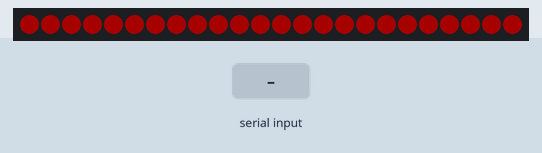
This sketch was run on a simulated Arduino Uno, built with avr-gcc and run on an emulated ATmega328P. Parts: 24 RGB LEDs in strip order, left to right. The inputs (shaded band) are chosen by the test bench. Dim RGB values are drawn brighter than linear; what the sketch prints to the serial monitor is not drawn.

Above: at 0.1 s.
At 0.9 s:
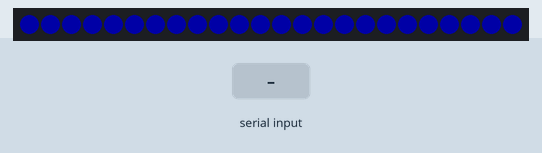
2.5 s: "CHASE\n" received over Serial
At 2.51 s:
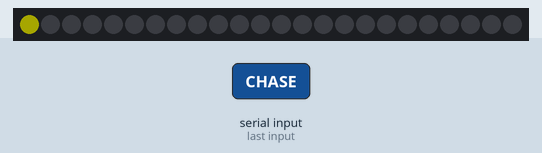
4.1 s: "EMOTION:90\n" received over Serial
5.6 s: "EMOTION:,45\n" received over Serial
Timing chart, 0 to 8.6 s (numbered marks = the images above; inputs shaded):
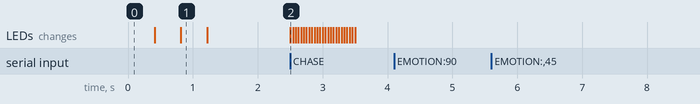

The sketch:

mood_actuator.ino
```cpp
#include <Adafruit_NeoPixel.h>

// Cable-only mode: no Wi-Fi. Control via USB Serial.

// --- LED Strip Configuration (WS2812B + Adafruit NeoPixel) ---
// If colors look wrong, change the order from NEO_GRB to NEO_RGB or NEO_BRG.
#define LED_PIN       15           // Data pin connected to DIN of the LED strip
#define NUM_LEDS      24           // Set to your strip length
#define BRIGHTNESS    40           // Default brightness (0-255); change at runtime with BRIGHT:<0-255>
#define NEO_ORDER     NEO_GRB      // NEO_GRB is typical for WS2812B

Adafruit_NeoPixel strip(NUM_LEDS, LED_PIN, NEO_ORDER + NEO_KHZ800);

// Track current color for smooth fades
struct RGB { uint8_t r; uint8_t g; uint8_t b; };
static RGB currentColor = {255, 255, 255}; // start white to match previous default

// Helper to print macro names as strings
#define STR_HELPER(x) #x
#define STR(x) STR_HELPER(x)

// --- Serial Protocol ---
// Host sends lines like: EMOTION:happy\n
// Valid emotions: happy, sad, angry, neutral, fear

// --- State Variables for Transitions ---
String currentMood = "neutral";
// Music is played on the host laptop. Only LEDs are controlled here.

// --- Helper Functions (NeoPixel) ---
static inline uint32_t Color(uint8_t r, uint8_t g, uint8_t b) { return strip.Color(r, g, b); }

void fillSolid(uint8_t r, uint8_t g, uint8_t b) {
  uint32_t c = Color(r, g, b);
  for (int i = 0; i < NUM_LEDS; i++) strip.setPixelColor(i, c);
}

// Smooth transition from currentColor to target over steps
void fadeToColor(uint8_t tr, uint8_t tg, uint8_t tb, uint16_t steps = 120, uint8_t msDelay = 4) {
  RGB start = currentColor;
  for (uint16_t i = 0; i <= steps; i++) {
    uint8_t r = (uint8_t)(start.r + (int32_t)(tr - start.r) * i / steps);
    uint8_t g = (uint8_t)(start.g + (int32_t)(tg - start.g) * i / steps);
    uint8_t b = (uint8_t)(start.b + (int32_t)(tb - start.b) * i / steps);
    fillSolid(r, g, b);
    strip.show();
    delay(msDelay);
  }
  currentColor = {tr, tg, tb};
}

// --- Music handling removed (played on laptop) ---

void bootTest() {
  // Quick power-on test: cycle primary colors to verify wiring
  fillSolid(255, 0, 0); strip.show(); delay(400);
  fillSolid(0, 255, 0); strip.show(); delay(400);
  fillSolid(0, 0, 255); strip.show(); delay(400);
  // End in black to avoid high inrush on white if using USB power only
  fillSolid(0, 0, 0); strip.show();
}

void setup() {
  Serial.begin(115200);
  // Initialize LED Strip (Adafruit NeoPixel)
  strip.begin();
  strip.setBrightness(BRIGHTNESS);
  fillSolid(currentColor.r, currentColor.g, currentColor.b);
  strip.show();
  Serial.println("READY");
  Serial.print("LIB=Adafruit_NeoPixel");
  Serial.print(", ORDER="); Serial.print(STR(NEO_ORDER));
  Serial.print(", PIN="); Serial.print(LED_PIN);
  Serial.print(", NUM_LEDS="); Serial.println(NUM_LEDS);
  Serial.print("BRIGHTNESS="); Serial.println(BRIGHTNESS);
  Serial.println("Send EMOTION:<happy|sad|angry|neutral|fear> or TEST or BRIGHT:<0-255>");

  bootTest();
}

void handleSerialCommand(const String &line) {
  String s = line;
  s.trim();
  if (!s.startsWith("EMOTION:")) return;
  String mood = s.substring(8);
  mood.trim();
  if (mood.length() == 0 || mood == currentMood) return;

  Serial.print("Changing mood to: ");
  Serial.println(mood);
  currentMood = mood;

  if (mood == "happy") {
    fadeToColor(255, 255, 0);
  } else if (mood == "sad") {
    fadeToColor(0, 0, 255);
  } else if (mood == "angry") {
    fadeToColor(255, 0, 0);
  } else if (mood == "neutral") {
    fadeToColor(255, 255, 255);
  } else if (mood == "fear") { // 'fear' is the proxy for 'stressed'
    fadeToColor(0, 255, 255);
  } else {
    Serial.println("Unknown emotion");
  }
}

void loop() {
  static String buf = "";
  while (Serial.available() > 0) {
    char c = (char)Serial.read();
    if (c == '\n' || c == '\r') {
      if (buf.length() > 0) {
        // Simple command router: EMOTION:..., TEST, CHASE, BRIGHT:<0-255>
        String cmd = buf;
        cmd.trim();
        if (cmd.equalsIgnoreCase("TEST")) {
          bootTest();
        } else if (cmd.equalsIgnoreCase("CHASE")) {
          // Low-power chase to count LEDs and verify data path
          uint8_t prev = BRIGHTNESS; // not readable; we dynamically lower then restore
          strip.setBrightness((prev < 60) ? prev : 60);
          for (int i = 0; i < NUM_LEDS; i++) {
            fillSolid(0, 0, 0);
            strip.setPixelColor(i, Color(255, 255, 0));
            strip.show();
            delay(40);
          }
          fillSolid(0, 0, 0); strip.show();
          strip.setBrightness(BRIGHTNESS);
          Serial.println("CHASE done");
        } else if (cmd.startsWith("BRIGHT:")) {
          int val = cmd.substring(7).toInt();
          val = constrain(val, 0, 255);
          strip.setBrightness(val);
          strip.show();
          Serial.print("Brightness set to "); Serial.println(val);
        } else {
          handleSerialCommand(buf);
        }
        buf = "";
      }
    } else {
      if (buf.length() < 200) buf += c; // simple guard
    }
  }
}
```

Measured:
- after the input at 2.5 s, the LEDs: change at once (image 2)
- after the input at 4.1 s, every drawn part: stays the same
- after the input at 5.6 s, every drawn part: stays the same
- what the display in image 1 shows lasts 0.4 s, from 0.8 s to 1.2 s
